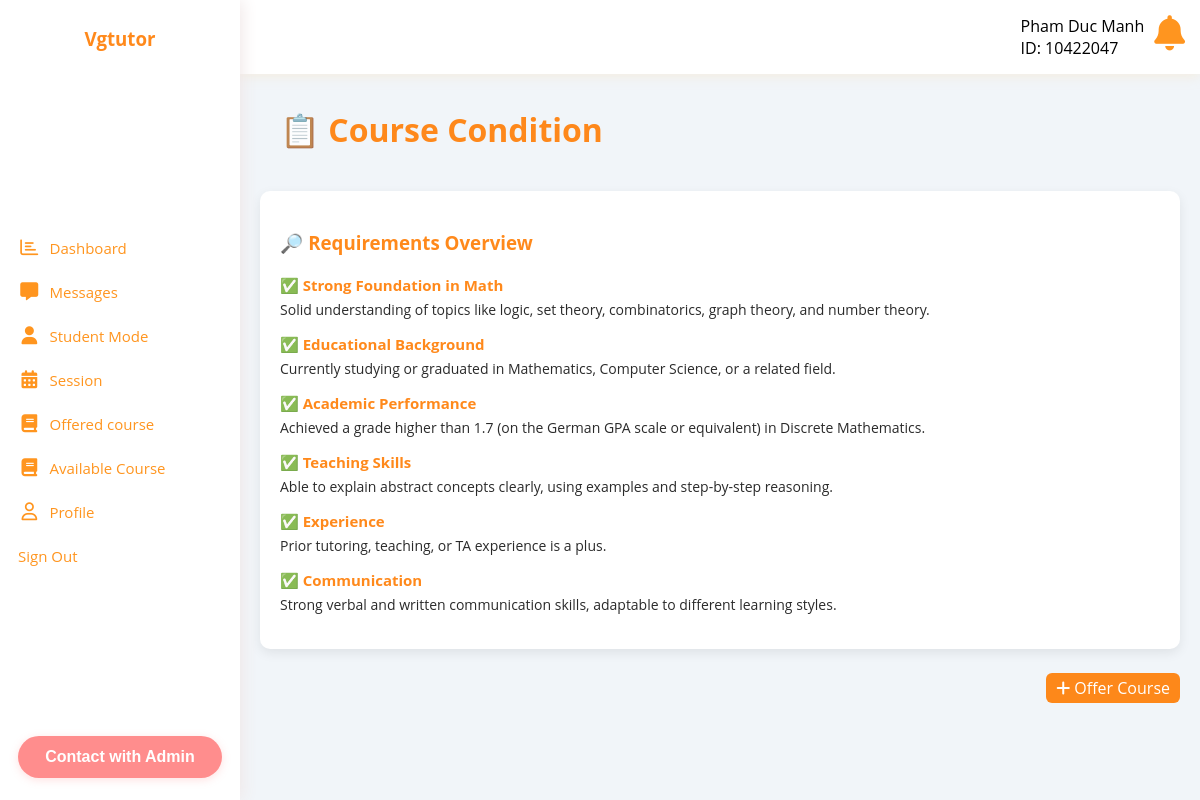
Page /tutor/course/course_info.php?courseid=5089 (signed in) on the committed database.
### tables this page shows
CREATE TABLE `course` (
  `courseid` int(11) NOT NULL,
  `course_name` varchar(50) DEFAULT NULL,
  `major` varchar(3) DEFAULT NULL,
  `semester` int(11) DEFAULT NULL,
  `cond` varchar(1000) DEFAULT NULL
);

### tutor/course/course_info.php (the view, shortened to what this page needs)
<?php
if (isset($_SESSION['tutorid']) && isset($_SESSION['role'])) {
    if ($_SESSION['role'] == 'Tutor') {
        include "../../DB_connection.php";
        $courseid = isset($_GET['courseid']) ? $_GET['courseid'] : null;
        $cond = null;
        if ($courseid) {
            $stmt = $conn->prepare("SELECT cond FROM course WHERE courseid = ?");
            $stmt->execute([$courseid]);
            if ($stmt->rowCount() > 0) {
                $row = $stmt->fetch(PDO::FETCH_ASSOC);
                $cond = $row['cond'];
            }
        }
?>
<!DOCTYPE html>
<html lang="en">
<head>
  <link rel="stylesheet" href="../../css/style1.css" />
  <link rel="stylesheet" href="../../css/framework.css" />
  <link rel="stylesheet" href="../../css/master.css" />
</head>
 <div class="page d-flex">
    <?php include_once '../inc/navbar.php'; ?>
    <div class="content w-full">
      <?php include_once '../inc/upbar.php'; ?>
<div class="content w-full p-20">
    <h1 class="c-orange m-0">📋 Course Condition</h1>
<?php if ($cond !== null): ?>
  <div class="bg-white p-20 rad-10 shadow d-flex flex-column justify-content-between" style="min-height: 300px;">
    <div>
      <h3 class="c-orange mb-20">🔎 Requirements Overview</h3>
      <?php
        $lines = explode("\n", $cond);
        foreach ($lines as $line):
          if (trim($line) === '') continue;
          $parts = explode(":", $line, 2);
          $title = $parts[0] ?? '';
          $desc = $parts[1] ?? '';
      ?>
        <div class="mb-15">
          <div class="fw-bold fs-15 c-orange mb-5">
            ✅ <?= htmlspecialchars($title) ?>
          </div>
          <div class="fs-14 c-black ms-4"><?= htmlspecialchars(trim($desc)) ?></div>
        </div>
      <?php endforeach; ?>
    </div>
  </div>
<?php else: ?>
  <div class="bg-orange rad-10 p-15 mt-15 c-white">
    <i class="fa fa-warning me-2"></i> Course condition not found.
  </div>
<?php endif; ?>
  <div style="display: flex; justify-content: flex-end; width: 100%; margin-top: 1.5rem;">
    <a href="offering.php?courseid=<?= urlencode($courseid) ?>" class="btn-shape bg-orange c-white w-fit" style="margin-left: auto;">
      <i class="fa fa-plus me-1"></i> Offer Course
    </a>
  </div>
</div>
</body>
</html>
<?php
    } else {
        $em = "You are not authorized to access this page.";
        header("Location: ../login.php?error=$em");
        exit;
    }
} else {
    $em = "You are not logged in.";
    header("Location: ../login.php?error=$em");
    exit;
}
?>

### css/style1.css (style rules this page uses)
.fa { font-family:var(--fa-style-family,"Font Awesome 6 Free");font-weight:var(--fa-style,900) }
.fa,.fa-brands,.fa-regular,.fa-solid,.fab,.far,.fas { -moz-osx-font-smoothing:grayscale;-webkit-font-smoothing:antialiased;display:var(--fa-display,inline-block);font-style:normal;font-variant:normal;line-height:1;text-rendering:auto }
.fa-brands:before,.fa-regular:before,.fa-solid:before,.fa:before,.fab:before,.far:before,.fas:before { content:var(--fa) }
.fa-add,.fa-plus { --fa:"\2b" }
:host,:root { --fa-style-family-brands:"Font Awesome 6 Brands";--fa-font-brands:normal 400 1em/1 "Font Awesome 6 Brands" }

### css/framework.css (style rules this page uses)
:root { --blue-color: #0075ff; --blue-alt-color: #0d69d5; --orange-color: #f59e0b; --green-color: #22c55e; --red-color: #f44336; --grey-color: #f59e0b; }
.d-flex { display: flex; }
.p-20 { padding: 20px; }
.m-0 { margin: 0; }
.mb-5 { margin-bottom: 5px; }
.mb-15 { margin-bottom: 15px; }
.mb-20 { margin-bottom: 20px; }
.c-black { color: rgba(0, 0, 0, 0.836); }
.c-white { color: white; }
.c-orange { color: var(--orange-color); }
.bg-orange { background-color: var(--orange-color); }
.bg-white { background-color: white; }
.fs-14 { font-size: 14px; }
.fs-15 { font-size: 15px; }
.fw-bold { font-weight: bold; }
.rad-10 { border-radius: 10px; }
.w-full { width: 100%; }
.w-fit { width: fit-content; }
.btn-shape { padding: 4px 10px; border-radius: 6px; }
.shadow { box-shadow: 0 4px 12px rgba(0, 0, 0, 0.08); }

### css/master.css (style rules this page uses)
:root { --blue-color: #0075ff; --blue-alt-color: #0d69d5; --orange-color: #ff7b00e4; --green-color: #22c55e; --red-color: #f44336; --grey-color: #888; }
* { box-sizing: border-box; }
a { text-decoration: none; }
.page { background-color: #f1f5f9; min-height: 100vh; overflow-x: hidden; }
.content { overflow-y: auto; }
.page h1 { margin: 20px 20px 40px; }
.page h1::before, .page h1::after { content: none; height: 3px; position: absolute; bottom: -10px; left: 0; }
.page h1::before { background-color: white; width: 120px; }
html, body { height: auto; min-height: 100vh; overflow-y: auto; overflow-x: hidden; }
.content { flex: 1; height: auto; overflow-y: auto; }

### rows in the picture
course: cond "Strong Foundation in Math", cond "Solid understanding of topics like logic, set theory, combinatorics, graph theory, and number theory.", cond "Educational Background", cond "Currently studying or graduated in Mathematics, Computer Science, or a related field.", cond "Academic Performance", cond "Achieved a grade higher than 1.7 (on the German GPA scale or equivalent) in Discrete Mathematics.", cond "Teaching Skills", cond "Able to explain abstract concepts clearly, using examples and step-by-step reasoning.", cond "Experience", cond "Prior tutoring, teaching, or TA experience is a plus.", cond "Communication", cond "Strong verbal and written communication skills, adaptable to different learning styles."

### other values in the picture
$name "Pham Duc Manh"
$student_id "10422047"
